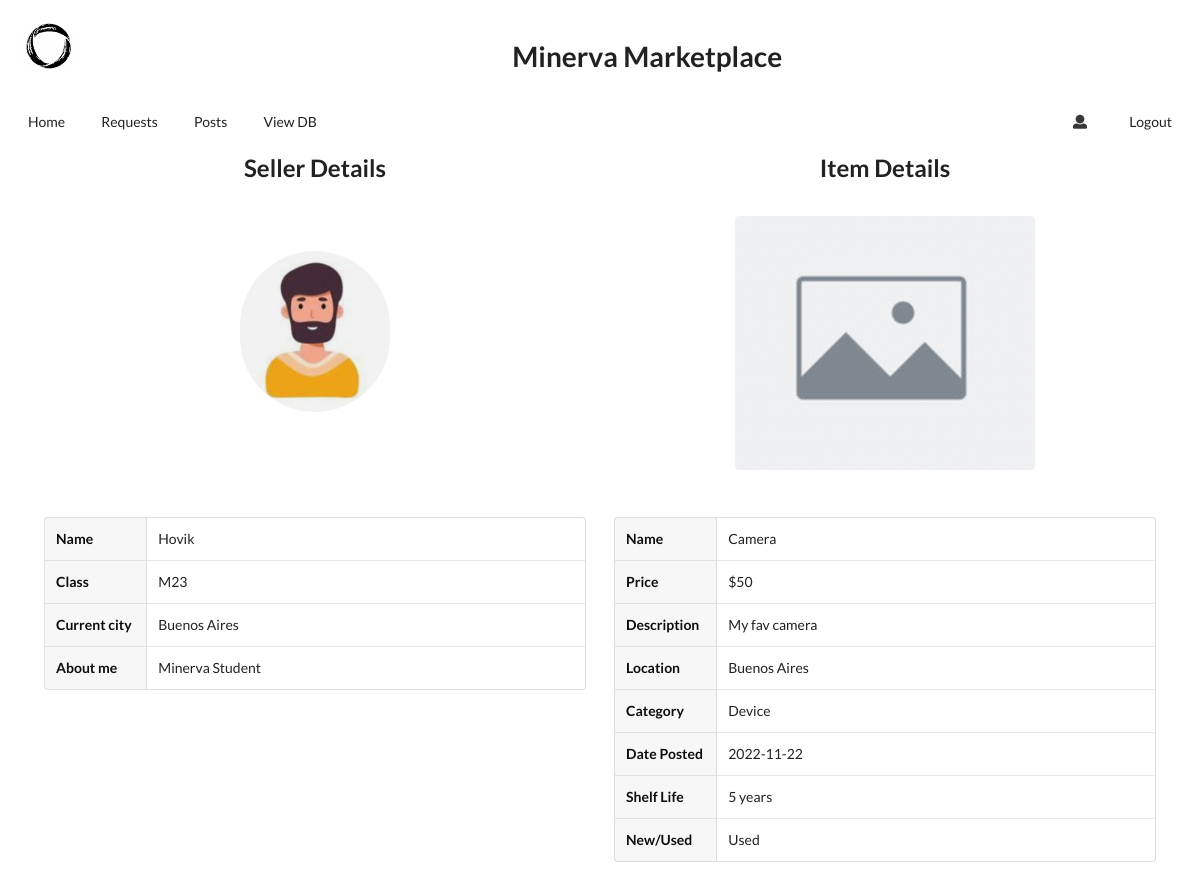
Page /view/item/1 (signed in) on the committed database.
### app.py (models this page shows, shortened)
class Users(db.Model):
    user_id = db.Column(db.Integer, primary_key = True)
    user_name = db.Column(db.String(100))
    user_email = db.Column(db.String(100))
    user_phone_no = db.Column(db.String(100))
    user_class = db.Column(db.String(100))
    user_about_me = db.Column(db.String(100))
    user_city = db.Column(db.String(100))
    user_pmoc = db.Column(db.String(100))
    user_oci = db.Column(db.String(100))
    user_profile_pic = db.Column(db.String(100))
    password = db.Column(db.String(100))

class Items(db.Model):
    item_id = db.Column(db.Integer, primary_key = True)
    requester_id = db.Column(db.Integer)
    poster_id = db.Column(db.Integer)
    item_status = db.Column(db.String(100))
    item_name = db.Column(db.String(100))
    item_location = db.Column(db.String(100))
    item_category = db.Column(db.String(100))
    item_description = db.Column(db.String(100))
    item_shelflife = db.Column(db.String(100))
    item_state = db.Column(db.String(100))
    date_posted = db.Column(db.DateTime, default=datetime.datetime.utcnow)
    item_price = db.Column(db.String(100))
    item_pic = db.Column(db.String(100))

### app.py (the view)
@app.route('/view/item/<id>', methods=['GET', 'POST'])
def view_item(id):
    item = db.session.query(*Items.__table__.columns).filter(Items.item_id==int(id)).first()
    buyer = db.session.query(*Users.__table__.columns).filter(Users.user_id==item.requester_id).first()
    seller = db.session.query(*Users.__table__.columns).filter(Users.user_id==item.poster_id).first()
    user_id = Users.query.filter_by(user_email=session["user_email"]).first().user_id
    return render_template("view_item.html", item=item, buyer=buyer, seller=seller, user_id=user_id)

### templates/view_item.html (shortened to what this page needs)
{% extends "base.html" %}
{% block body %}
    <div class="ui grid" style="margin-left: 30px; margin-right: 30px;">
        <div class="eight wide column">
            <div>
                <h2 class="ui basic center aligned header">Seller Details</h2>
            </div>
            <div class="ui basic segment">
                <img class="ui small circular centered image" src="/static/male_avatar.png" style="margin-top: 40px; margin-bottom: 5px;">
            </div>
        </div>
        <div class="eight wide column">
            <div>
                <h2 class="ui basic center aligned header">Item Details</h2>
            </div>
            <div class="ui basic segment">
                <img class="ui medium rounded centered image" src="/static/placeholder.png" style="margin-top: 5px; margin-bottom: 5px;">
            </div>
        </div>
    </div>
    <div class="ui grid" style="margin-left: 30px; margin-right: 30px;">
        <div class="eight wide column">
            <table class="ui definition table">
                <tbody>
                    <tr>
                        <td class="three wide column">Name</td>
                        <td>{{seller.user_name}}</td>
                    </tr>
                    <tr>
                        <td>Class</td>
                        <td>{{seller.user_class}}</td>
                    </tr>
                    <tr>
                        <td>Current city</td>
                        <td>{{seller.user_city}}</td>
                    </tr>
                    <tr>
                        <td>About me</td>
                        <td>{{seller.user_about_me}}</td>
                    </tr>
                </tbody>
            </table>
        </div>
        <div class="eight wide column">
            <table class="ui definition table">
                <tbody>
                    <tr>
                        <td class="three wide column">Name</td>
                        <td>{{item.item_name}}</td>
                    </tr>
                    <tr>
                        <td>Price</td>
                        <td>{{item.item_price}}</td>
                    </tr>
                    <tr>
                        <td>Description</td>
                        <td>{{item.item_description}}</td>
                    </tr>
                    <tr>
                        <td>Location</td>
                        <td>{{item.item_location}}</td>
                    </tr>
                    <tr>
                        <td>Category</td>
                        <td>{{item.item_category}}</td>
                    </tr>
                    <tr>
                        <td>Date Posted</td>
                        <td>{{item.date_posted.date()}}</td>
                    </tr>
                    <tr>
                        <td>Shelf Life</td>
                        <td>
                            {% if not item.item_shelflife %}
                                N/A
                            {% else %}
                                {{item.item_shelflife}}
                            {% endif %}
                        </td>
                    </tr>
                    <tr>
                        <td>New/Used</td>
                        <td>{{item.item_state}}</td>
                    </tr>
                </tbody>
            </table>
        </div>
    </div>
{% endblock %}

### rows in the picture
Users: user_name "Hovik", user_class "M23", user_city "Buenos Aires", user_about_me "Minerva Student"
Items: item_name "Camera", item_price "$50", item_description "My fav camera", item_location "Buenos Aires", item_category "Device", item_shelflife "5 years", item_state "Used"

### other values in the picture
{{ item.date_posted.date() }} "2022-11-22"
